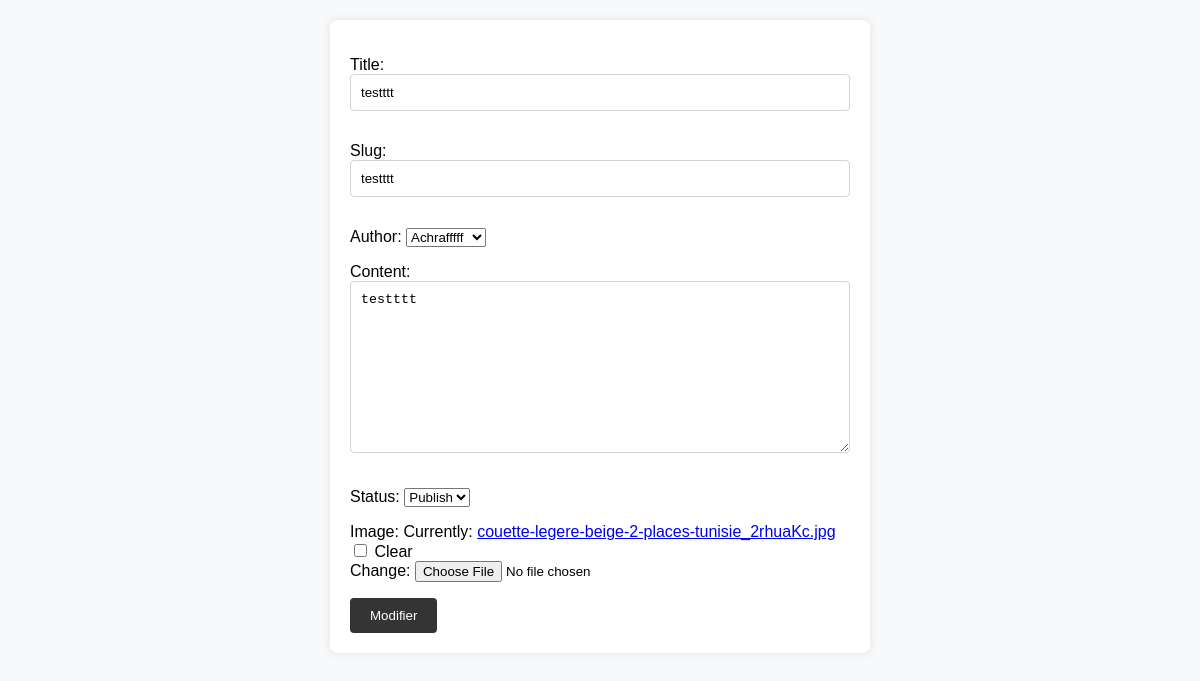
/blog/5/modifier/, run on the app's committed database.
### blog/models.py (models this page shows, shortened)
class Post(models.Model):
    title = models.CharField(max_length=200, unique=True)
    slug = models.SlugField(max_length=200, unique=True)
    author = models.ForeignKey(User, on_delete= models.CASCADE,related_name='blog_posts')
    updated_on = models.DateTimeField(auto_now= True)
    content = models.TextField()
    created_on = models.DateTimeField(auto_now_add=True)
    status = models.IntegerField(choices=STATUS, default=0)
    image=models.ImageField(blank=True)
    class Meta:
        ordering = ['-created_on']

### blog/views.py (the view)
# urls.py: path('<int:pk>/modifier/', ModifierPost.as_view(),name='modifier_post'),
class ModifierPost(UpdateView):
    model = Post
    template_name = 'mag/modifier_post.html'
    form_class = PostForm
    success_url = reverse_lazy('liste_posts')

### blog/forms.py
class PostForm(forms.ModelForm):
    class Meta:
        model = Post
        fields = "__all__"

### blog/templates/mag/modifier_post.html (shortened to what this page needs)
<!DOCTYPE html>
<html lang="en">
<head>
</head>
<body>
  <form method="post" enctype="multipart/form-data">
    {% csrf_token %} {{ form.as_p }}
    <button type="submit">Modifier</button>
  </form>
</body>
</html>

### blog/templates/mag/modifier_post.html (style rules this page uses)
body { font-family: Arial, sans-serif; background-color: #f8f9fa; margin: 0; padding: 0; }
form { background-color: #fff; max-width: 500px; margin: 20px auto; padding: 20px; border-radius: 8px; box-shadow: 0 0 10px rgba(0, 0, 0, 0.1); }
input[type="text"], textarea { width: 100%; padding: 10px; margin-bottom: 15px; border: 1px solid #ced4da; border-radius: 4px; box-sizing: border-box; }
button[type="submit"] { padding: 10px 20px; background-color: #343434; color: #fff; border: none; border-radius: 4px; cursor: pointer; transition: background-color 0.3s ease; }

### data on the page
Post: title "testttt", slug "testttt", author "Achrafffff", content "testttt", status "Publish"
